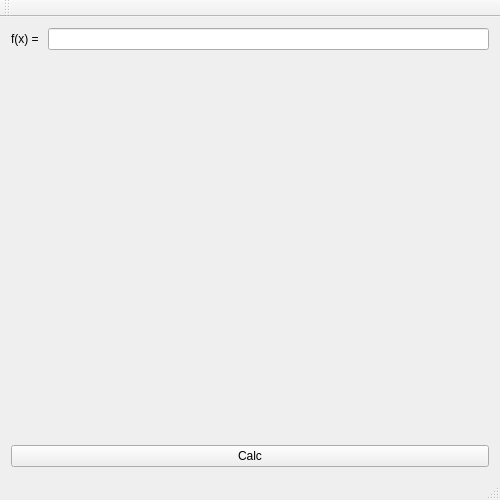
<?xml version="1.0" encoding="UTF-8"?>
<ui version="4.0">
 <class>MainWindow</class>
 <widget class="QMainWindow" name="MainWindow">
  <property name="geometry">
   <rect>
    <x>0</x>
    <y>0</y>
    <width>500</width>
    <height>500</height>
   </rect>
  </property>
  <property name="sizePolicy">
   <sizepolicy hsizetype="Expanding" vsizetype="Expanding">
    <horstretch>0</horstretch>
    <verstretch>0</verstretch>
   </sizepolicy>
  </property>
  <property name="windowTitle">
   <string>MainWindow</string>
  </property>
  <widget class="QWidget" name="centralWidget">
   <layout class="QGridLayout" name="gridLayout">
    <item row="0" column="1">
     <widget class="QLineEdit" name="lineEdit"/>
    </item>
    <item row="0" column="0">
     <widget class="QLabel" name="label">
      <property name="text">
       <string>f(x) = </string>
      </property>
     </widget>
    </item>
    <item row="3" column="0" colspan="2">
     <widget class="QPushButton" name="calcButton">
      <property name="text">
       <string>Calc</string>
      </property>
     </widget>
    </item>
    <item row="1" column="0" colspan="2">
     <widget class="QLabel" name="graphicsView">
      <property name="enabled">
       <bool>true</bool>
      </property>
      <property name="sizePolicy">
       <sizepolicy hsizetype="Expanding" vsizetype="Expanding">
        <horstretch>0</horstretch>
        <verstretch>0</verstretch>
       </sizepolicy>
      </property>
      <property name="autoFillBackground">
       <bool>false</bool>
      </property>
      <property name="text">
       <string/>
      </property>
     </widget>
    </item>
   </layout>
  </widget>
  <widget class="QStatusBar" name="statusBar"/>
  <widget class="QToolBar" name="mainToolBar">
   <attribute name="toolBarArea">
    <enum>TopToolBarArea</enum>
   </attribute>
   <attribute name="toolBarBreak">
    <bool>false</bool>
   </attribute>
  </widget>
  <widget class="QMenuBar" name="menuBar">
   <property name="geometry">
    <rect>
     <x>0</x>
     <y>0</y>
     <width>500</width>
     <height>20</height>
    </rect>
   </property>
  </widget>
 </widget>
 <layoutdefault spacing="6" margin="11"/>
 <resources/>
 <connections>
  <connection>
   <sender>calcButton</sender>
   <signal>clicked()</signal>
   <receiver>MainWindow</receiver>
   <slot>setFocus()</slot>
   <hints>
    <hint type="sourcelabel">
     <x>199</x>
     <y>87</y>
    </hint>
    <hint type="destinationlabel">
     <x>199</x>
     <y>149</y>
    </hint>
   </hints>
  </connection>
 </connections>
</ui>
